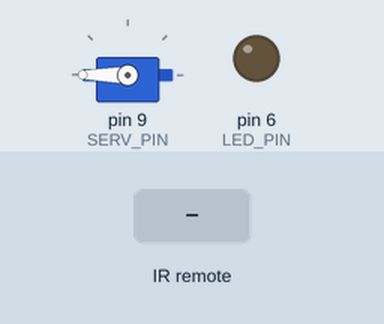
Recording of a sketch running on a simulated Arduino Uno, built with avr-gcc and run on an emulated ATmega328P. Shown: servo, output pins drawn as LEDs (lit = HIGH). The test bench sets the inputs (shaded band).

Above: at 1.2 s.
1.3 s: infrared code 0x20DF609F received
At 2.5 s:
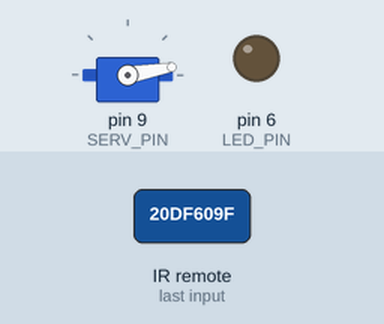
2.8 s: infrared code 0x20DF10EF received
At 3.9 s:
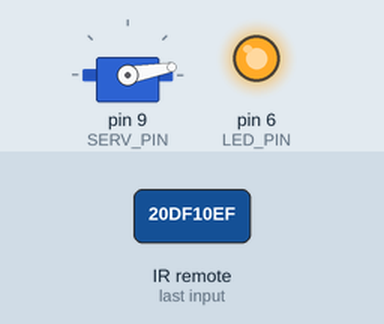
4.3 s: infrared code 0x20DF609F received
At 5.0 s:
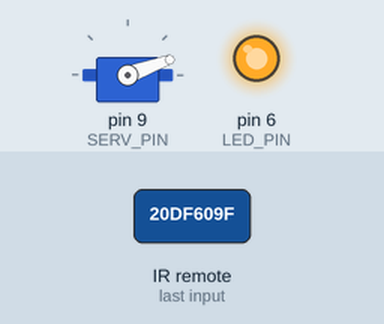
5.8 s: infrared code 0x20DF10EF received
At 6.2 s:
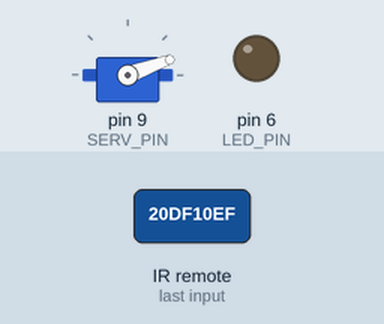
7.3 s: infrared code 0x20DFE01F received
At 8.5 s:
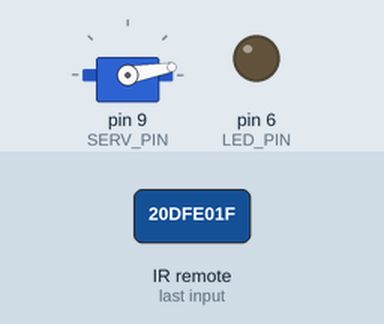
Timing chart, 0 to 9.8 s (numbered marks = the images above; inputs shaded):
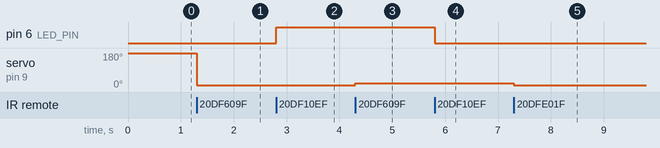

The sketch:

IRRemoteControl.ino
```cpp
#include <IRremote.h>
#include <Servo.h>


const long RIGHT_BUTTON = 0x20DF609F;
const long LEFT_BUTTON = 0x20DFE01F;
const long POWER_BUTTON = 0x20DF10EF;
const int LED_PIN = 6;
const int SERV_PIN = 9;
const int STEP = 10;

IRrecv irrecv(2);
Servo servo;
decode_results results;

boolean ledStatus = false;
int servAngle = 0;


void setup() {
  pinMode(LED_PIN, OUTPUT);
  pinMode(SERV_PIN, OUTPUT);
  irrecv.enableIRIn();
  servo.attach(SERV_PIN);
  servo.write(180);
}

void loop()
{
  if (irrecv.decode(&results)) {

    switch (results.value) {
      case POWER_BUTTON:
        ledStatus = !ledStatus;
        digitalWrite(LED_PIN, ledStatus);
        break;
      case LEFT_BUTTON:
        servAngle -= STEP;
        servo.write(servAngle);
        break;
      case RIGHT_BUTTON:
        servAngle += STEP;
        servo.write(servAngle);
        break;
    }
    irrecv.resume();
  }
}
```

Measured:
- after the input at 1.3 s, servo on pin 9 (SERV_PIN): 180° → 10° at once
- after the input at 2.8 s, pin 6 (LED_PIN): LOW → HIGH at once
- after the input at 4.3 s, servo on pin 9 (SERV_PIN): 10° → 20° at once
- after the input at 5.8 s, pin 6 (LED_PIN): HIGH → LOW at once
- after the input at 7.3 s, servo on pin 9 (SERV_PIN): 20° → 10° at once
